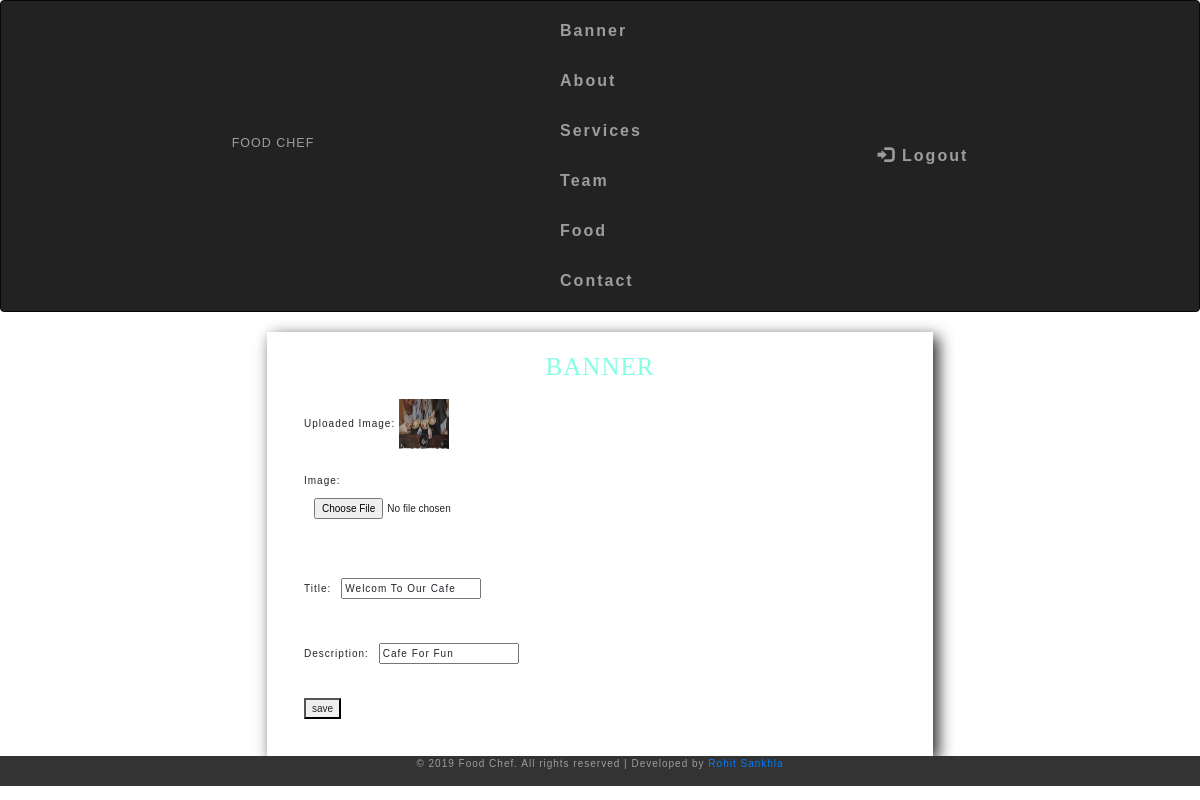
/admin/banner/create/11 (signed in), run on the app's committed database.
### tables this page shows
CREATE TABLE `banner` (
  `id` int(5) NOT NULL,
  `title` varchar(100) DEFAULT NULL,
  `description` text DEFAULT NULL,
  `image` text DEFAULT NULL
);

### admin/libs/Db.php (called while the page is built, shortened)
<?php
class Db{
	function __construct(){
		$this->con=mysqli_connect(HOSTNAME,USERNAME,PASSWORD,DB);
	}
	function fetchOne($table,$id,$cols='*'){
		return mysqli_fetch_assoc(mysqli_query($this->con,"select $cols from $table where id=$id"));
	}
}
 ?>

### admin/modules/banner/create.php (the view, shortened to what this page needs)
<?php
if($id){
	extract($dbobj->fetchOne('banner',$id));
}
?>
<link rel="stylesheet" type="text/css" href="public/css/bootstrap.min.css">
<link rel="stylesheet" type="text/css" href="public/css/style.css">
    <link href="public/css/font-awesome.min.css" rel="stylesheet">
<form method="post" action="" enctype="multipart/form-data">
	<h1>BANNER</h1>
	<div class="main">
		<div class="one">
			<?php if(isset($image) && $image){ ?>
						Uploaded Image:
					<?php
					if(file_exists("public/images/$image")){
					?>
						<img src="<?php echo BASEURL."public/images/$image";?>" height="50px" width="50px" />
					<?php
					}else{
						echo "Not uploaded Properly";
					}
				}
			?>
		</div>
		<div class="one">
			Image:<input type="file" name="image"><br/>
		</div>
		<div class="one">
			Title:<input type="text" name="title" value="<?php echo (isset($title))?$title:'';?>"><br/>
		</div>
		<div class="one">
			Description:<input type="text" name="description" value="<?php echo (isset($description))?$description:'';?>"><br/>
		</div>
		<div class="one">
			<button type="submit">save</button>
	 	</div>
 	</div>
</form>

### admin/public/css/style.css (style rules this page uses)
html { scroll-behavior: smooth; }
html, body { padding: 0; margin: 0; background: #fff; letter-spacing: 1px; font-family: 'Mada', sans-serif; }
button,.btn { cursor:pointer !important; }
select, input[type="email"], input[type="text"], input[type=password], input[type="button"], input[type="submit"], textarea { font-family: 'Mada', sans-serif; transition: 0.5s all; -webkit-transition: 0.5s all; -moz-transition: 0.5s all; -o-transition: 0.5s all; -ms-transition: 0.5s all; letter-spacing: 1px; }
h1, h2, h3, h4, h5, h6 { margin: 0; padding: 0; letter-spacing: 1px; font-family: 'Poiret One', cursive; }

### admin/modules/banner/create.php (style rules this page uses)
form { padding: 20px; background-color:#fff; width: 60%; margin: 0 auto; box-shadow: 5px 5px 15px; }
form h1 { text-align: center; color: #83FFE3; margin: 0; }
div.main { padding: 5px; }
form div.one { padding: 12px; margin: 0 auto; width: 100%; }
form div.one button { margin: 0 auto; }
div.one input { margin: 10px; }

### data on the page
banner: image (picture), title "Welcom To Our Cafe", description "Cafe For Fun"
